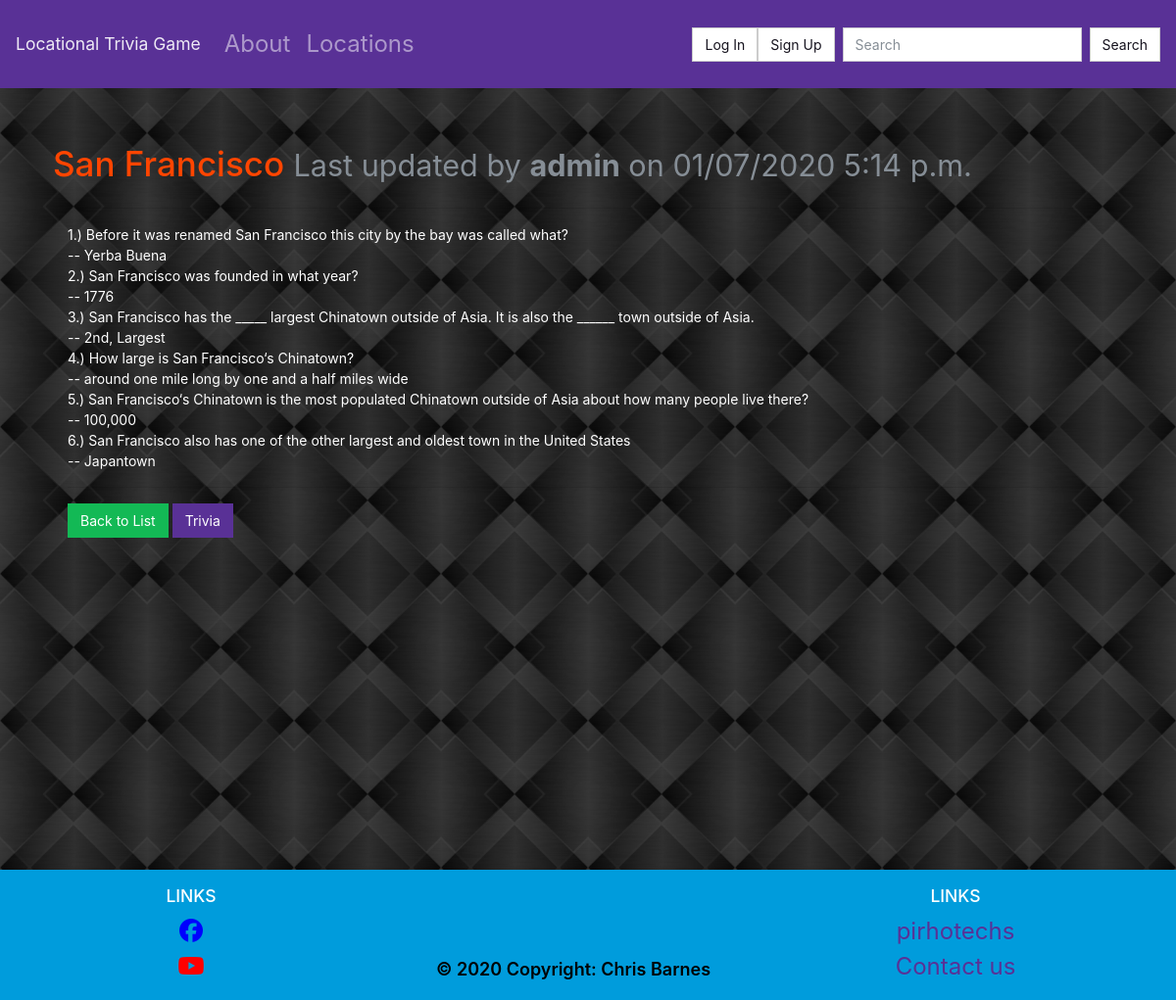
The app's page /locations/san-francisco/ with its own data.
### locations/models.py (models this page shows, shortened)
class Page(models.Model):
    objects = models.Manager()
    slug = models.CharField(max_length=settings.PAGE_TITLE_MAX_LENGTH, blank=True, editable=False, help_text="Unique URL path to access this page. Generated by the system.")
    created = models.DateTimeField(auto_now_add=True, help_text="The date and time this page was created. Automatically generated when the model saves.")
    modified = models.DateTimeField(auto_now=True, help_text="The date and time this page was updated. Automatically generated when the model updates.")
    title = models.CharField(max_length=settings.PAGE_TITLE_MAX_LENGTH, unique=True, default="Title of your page.")
    author = models.ForeignKey(User, on_delete=models.PROTECT, help_text="The user that posted this article.")
    content = models.TextField(default="Write the content of your page here.")

### locations/views.py (the view)
# urls.py: path('<str:slug>/', PageDetailView.as_view(), name='details-page'),
class PageDetailView(DetailView):
    model = Page
    template_name = 'locations/page.html'

### locations/templates/locations/page.html (shortened to what this page needs)
{% extends "base.html" %}
{% block content %}
  <div class="row">
    <div class="col m-4">
        <div class="row">
            <h1>
                {{ page.title }}
                <small class="text-muted">Last updated by <b>{{ page.author.username }}</b> on {{ page.modified|date:"SHORT_DATETIME_FORMAT" }} </small>
            </h1>
        </div>
        <hr>
        <p>{{ page.content|linebreaksbr }}</p>
        <hr>
        <a href="{% url 'list-page' %}" class="btn btn-success">Back to List</a>
        <a href="{% url 'trivia' slug=page.slug %}" class="btn btn-primary">Trivia</a>
    </div>
  </div>
{% endblock %}

### static/style.css (style rules this page uses)
body { background: lightgrey url("images/background.jpg") center; }
h1 { color: orangered; }
h2, h3, h4, p { color: white; }

### records on screen
Page: title "San Francisco", author.username "admin", modified "01/07/2020 5:14 p.m.", content "1.) Before it was renamed San Francisco this city by the bay was called what? -- Yerba Buena 2.) San Francisco was founded in what year? -- 1776 3.) San Francisco has the _____ largest Chinatown outside of Asia. It is also the ______ town outside of Asia. -- 2nd, Largest 4.) How large is San Francisco‘s Chinatown? -- around one mile long by one and a half miles wide 5.) San Francisco‘s Chinatown is the most populated Chinatown outside of Asia about how many people live there? -- 100,000 6.) San Francisco also has one of the other largest and oldest town in the United States -- Japantown"
